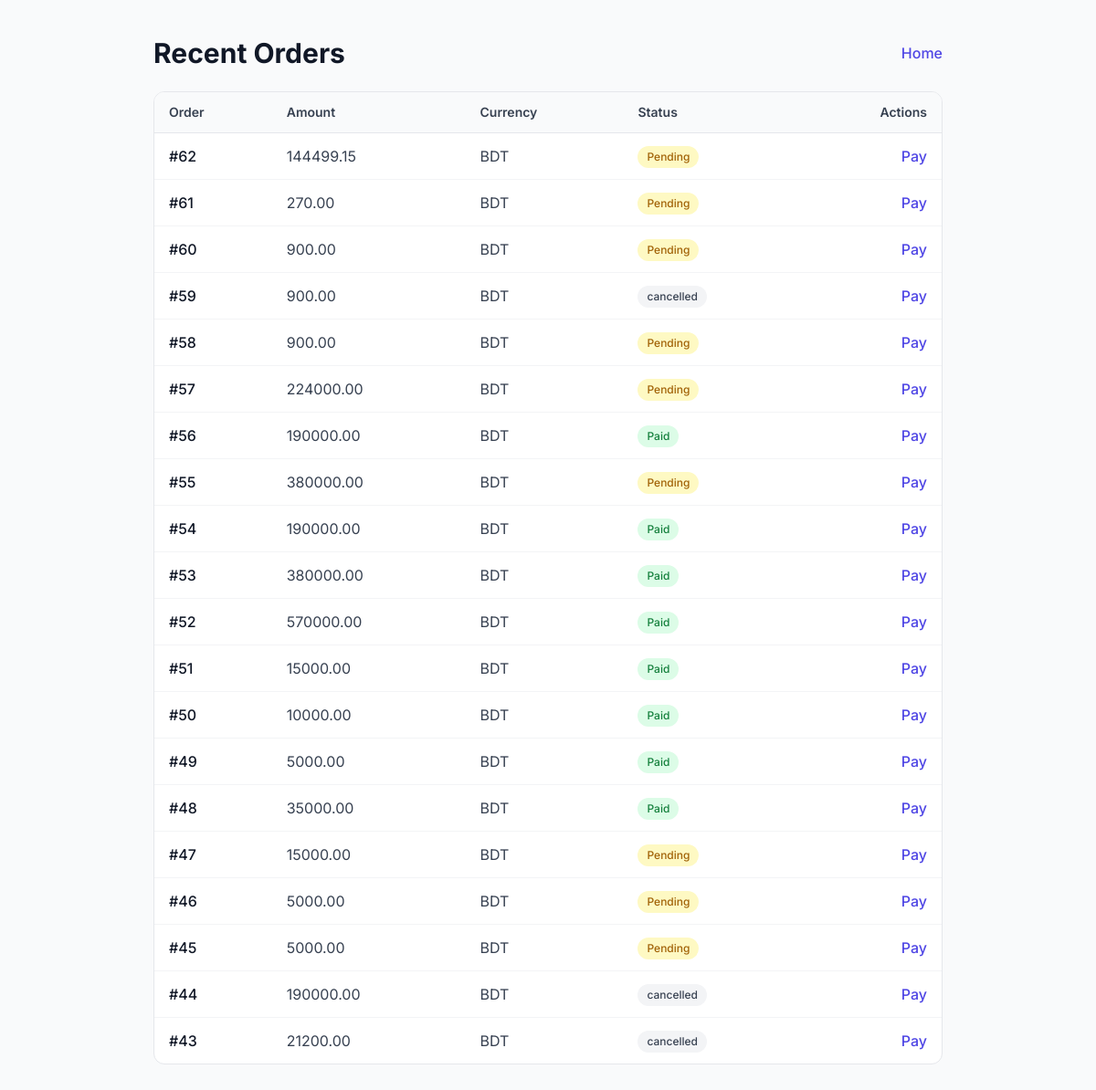
The app's page /payments/list/, older data.
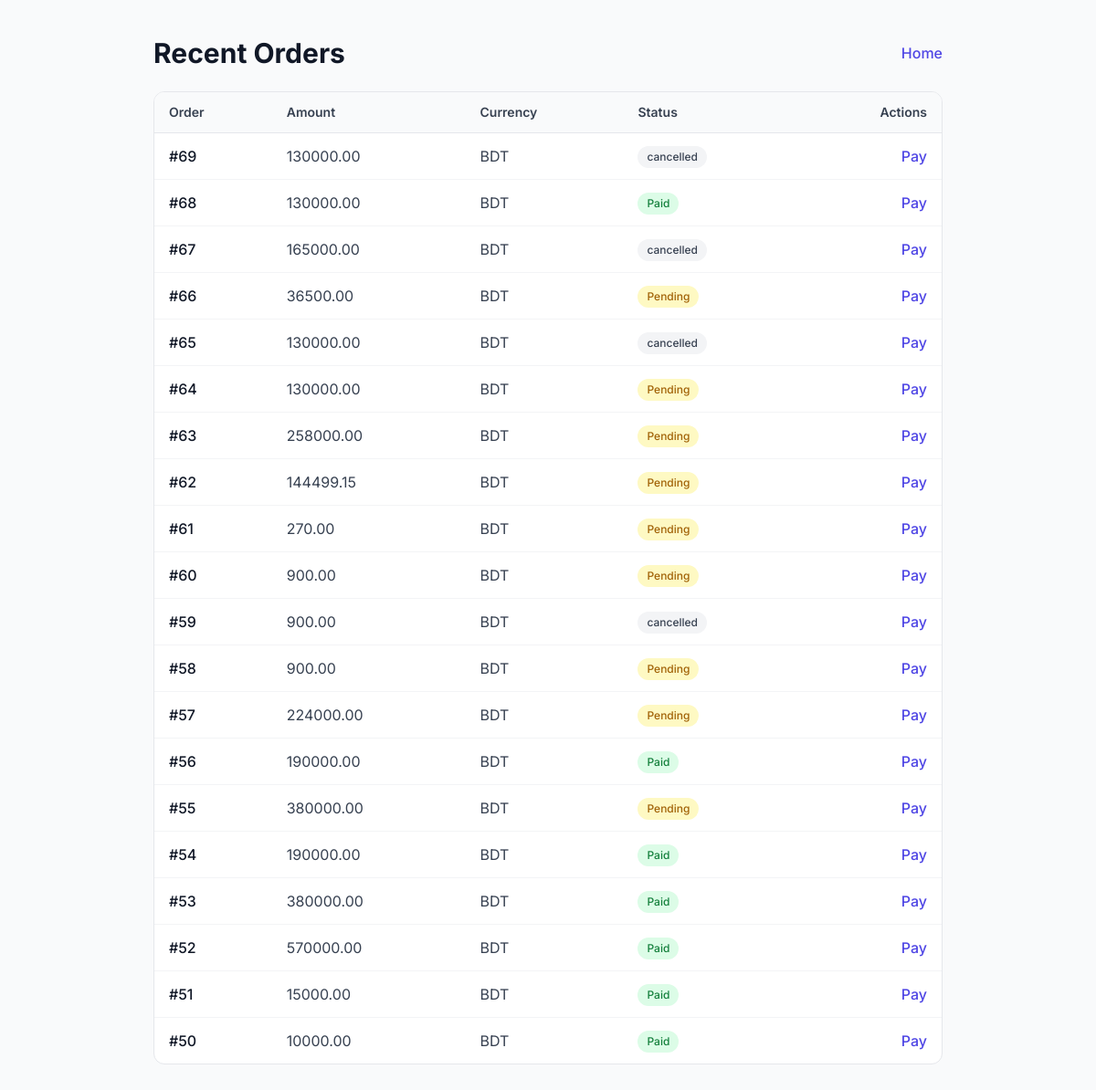
The same page, newer data.
### payments/models.py (models this page shows, shortened)
class Order(models.Model):
    STATUS_CHOICES = [
        ('pending','Pending'),
        ('paid','Paid'),
        ('failed','Failed'),
        ('cancelled','Cancelled'),
    ]
    user = models.ForeignKey(settings.AUTH_USER_MODEL, null=True, blank=True, on_delete=models.SET_NULL)
    amount = models.DecimalField(max_digits=10, decimal_places=2)
    currency = models.CharField(max_length=10, default='BDT')
    created_at = models.DateTimeField(auto_now_add=True)
    status = models.CharField(max_length=20, choices=STATUS_CHOICES, default='pending')
    description = models.CharField(max_length=255, blank=True)

### payments/views.py (the view)
# urls.py: path('list/', views.payment_list, name='list'),
def payment_list(request):
    orders = Order.objects.order_by('-created_at')[:20]
    return render(request, 'payments/list.html', {'orders': orders})

### payments/templates/payments/list.html (shortened to what this page needs)
<!DOCTYPE html>
<html lang="en">
<head>
  <link href="https://cdn.jsdelivr.net/npm/daisyui@4.12.24/dist/full.min.css" rel="stylesheet" type="text/css" />
  <script src="https://cdn.tailwindcss.com"></script>
</head>
<body class="min-h-screen bg-gray-50 py-10">
  <div class="max-w-4xl mx-auto px-4">
    <div class="mb-6 flex items-center justify-between">
      <h1 class="text-3xl font-bold text-gray-900">Recent Orders</h1>
      <a href="/" class="text-indigo-600 hover:text-indigo-800 font-medium">Home</a>
    </div>
    <div class="overflow-hidden rounded-xl border bg-white">
      <table class="min-w-full divide-y divide-gray-200">
        <thead class="bg-gray-50">
          <tr>
            <th class="px-4 py-3 text-left text-sm font-semibold text-gray-700">Order</th>
            <th class="px-4 py-3 text-left text-sm font-semibold text-gray-700">Amount</th>
            <th class="px-4 py-3 text-left text-sm font-semibold text-gray-700">Currency</th>
            <th class="px-4 py-3 text-left text-sm font-semibold text-gray-700">Status</th>
            <th class="px-4 py-3 text-right text-sm font-semibold text-gray-700">Actions</th>
          </tr>
        </thead>
        <tbody class="divide-y divide-gray-100">
          {% for o in orders %}
          <tr class="hover:bg-gray-50">
            <td class="px-4 py-3 font-medium text-gray-900">#{{ o.id }}</td>
            <td class="px-4 py-3 text-gray-700">{{ o.amount }}</td>
            <td class="px-4 py-3 text-gray-700">{{ o.currency }}</td>
            <td class="px-4 py-3">
              {% if o.status == 'paid' %}
                <span class="inline-flex items-center gap-1 rounded-full bg-green-100 px-2.5 py-1 text-xs font-medium text-green-700">Paid</span>
              {% elif o.status == 'pending' %}
                <span class="inline-flex items-center gap-1 rounded-full bg-yellow-100 px-2.5 py-1 text-xs font-medium text-yellow-700">Pending</span>
              {% elif o.status == 'failed' %}
                <span class="inline-flex items-center gap-1 rounded-full bg-rose-100 px-2.5 py-1 text-xs font-medium text-rose-700">Failed</span>
              {% else %}
                <span class="inline-flex items-center gap-1 rounded-full bg-gray-100 px-2.5 py-1 text-xs font-medium text-gray-700">{{ o.status }}</span>
              {% endif %}
            </td>
            <td class="px-4 py-3 text-right">
              <a href="{% url 'payments:sslcz_start' o.id %}" class="text-indigo-600 hover:text-indigo-800 font-medium">Pay</a>
            </td>
          </tr>
          {% empty %}
          <tr>
            <td colspan="5" class="px-4 py-8 text-center text-gray-500">No orders yet.</td>
          </tr>
          {% endfor %}
        </tbody>
      </table>
    </div>
  </div>
</body>
</html>

Row changes from the older to the newer data that the page shows:
no longer on this page (row unchanged): Order: id "49", amount "5000.00", currency "BDT", status "Paid"
no longer on this page (row unchanged): Order: id "48", amount "35000.00", currency "BDT", status "Paid"
no longer on this page (row unchanged): Order: id "47", amount "15000.00", currency "BDT", status "Pending"
no longer on this page (row unchanged): Order: id "46", amount "5000.00", currency "BDT", status "Pending"
no longer on this page (row unchanged): Order: id "45", amount "5000.00", currency "BDT", status "Pending"
no longer on this page (row unchanged): Order: id "44", amount "190000.00", currency "BDT", status "cancelled"
no longer on this page (row unchanged): Order: id "43", amount "21200.00", currency "BDT", status "cancelled"
added Order: id "69", amount "130000.00", currency "BDT", status "cancelled"
added Order: id "68", amount "130000.00", currency "BDT", status "Paid"
added Order: id "67", amount "165000.00", currency "BDT", status "cancelled"
added Order: id "66", amount "36500.00", currency "BDT", status "Pending"
added Order: id "65", amount "130000.00", currency "BDT", status "cancelled"
added Order: id "64", amount "130000.00", currency "BDT", status "Pending"
added Order: id "63", amount "258000.00", currency "BDT", status "Pending"
